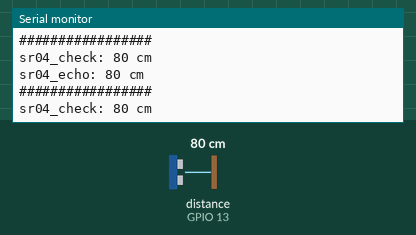
This sketch was run on a simulated ESP8266 (NodeMCU). On the bench: the last lines printed to the serial monitor. Wiring (inferred from the names in the program): ultrasonic range finder: trigger GPIO 12; echo GPIO 13. The test bench sets the inputs (shaded band); at power-on: distance to the obstacle (sensor on GPIO 13) 80 cm. The echo pulse lasts 58.3 µs per cm; WiFi joins after 1.5 s; servers stay silent unless stated.

Above: at 3.0 s.
3.1 s: distance to the obstacle (sensor on GPIO 13) set to 194 cm
At 3.18 s:
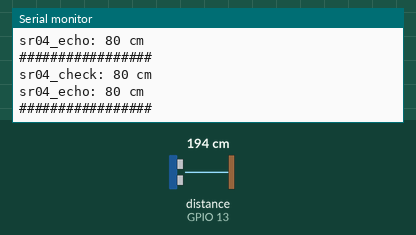
4.6 s: distance to the obstacle (sensor on GPIO 13) set to 205 cm
At 4.64 s:
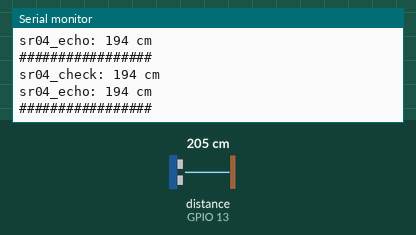
Timing chart, 0 to 7.6 s (numbered marks = the images above; inputs shaded):
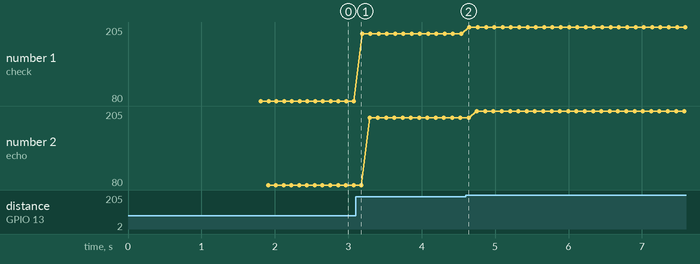

Measured:
- plotted number 1: 80 → 194 after the input at 3.1 s, 194 → 205 after the input at 4.6 s
- plotted number 2: 80 → 194 after the input at 3.1 s, 194 → 205 after the input at 4.6 s

The sketch:

blynk_opengarage.ino
```cpp
#define BLYNK_PRINT Serial    // Comment this out to disable prints and save space
#include <ESP8266WiFi.h>
#include <BlynkSimpleEsp8266.h>

// You should get Auth Token in the Blynk App.
// Go to the Project Settings (nut icon).
char auth[] = "9922b2579c48421f8a18a0068a6d8ccd";

//
// garage control pin
//
//int garage_pin = 14;
//int garage_state = 0;  /* 0: close; 1: open */

//
// HC-SR04
//
#define SR04_TRIG_PIN   12
#define SR04_ECHO_PIN   13
long sr04_echo = 0;

void setup()
{
  Serial.begin(115200);
  Blynk.begin(auth, "ATT283", "2512825926");

//  pinMode(garage_pin, OUTPUT);
  pinMode(SR04_ECHO_PIN, INPUT);
  pinMode(SR04_TRIG_PIN, OUTPUT);
}

void loop()
{
  Blynk.run();

//  Serial.print("garage_pin: ");
//  Serial.println(garage_state);

  sr04_echo = sr04_check();
  Serial.print("sr04_echo: ");
  Serial.print(sr04_echo);
  Serial.println(" cm");
  Serial.println("#################");
//  delay(1000);
}

BLYNK_READ(V0)
{
  Blynk.virtualWrite(V0, sr04_echo);
  Serial.print("READ V0: ");
  Serial.println(sr04_echo);
}

long sr04_check() {
  long duration, distance;

  digitalWrite(SR04_TRIG_PIN, LOW);  // Added this line
  delayMicroseconds(2); // Added this line
  digitalWrite(SR04_TRIG_PIN, HIGH);
//  delayMicroseconds(1000); - Removed this line
  delayMicroseconds(10); // Added this line
  digitalWrite(SR04_TRIG_PIN, LOW);
  duration = pulseIn(SR04_ECHO_PIN, HIGH);
  distance = (duration/2) / 29.1;

  Serial.print("sr04_check: ");
  Serial.print(distance);
  Serial.println(" cm");

  if (distance >= 200 || distance <= 0)
    Serial.println("Out of range");

  delay(100);

  return distance;
}

//void run01()
//{
//  long distance = sr04_check();
//  sr04_echo = distance;
//}
```
